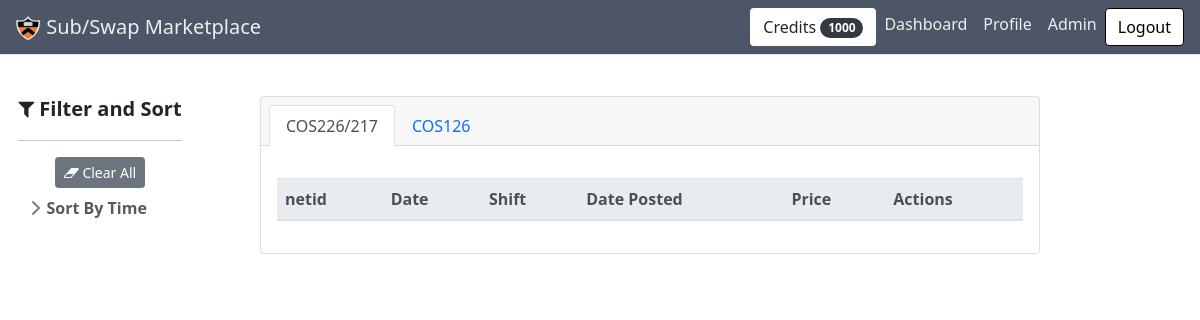
Page /dashboard (signed in) on the earlier database version.
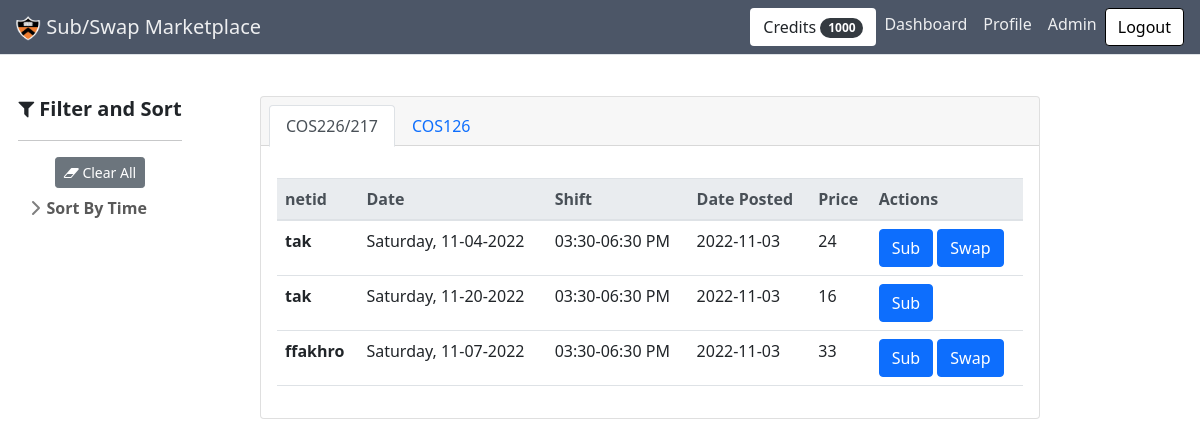
Same page on the later database version.
### subapp/models.py (models this page shows, shortened)
class Request(db.Model):
    id = db.Column(db.Integer, primary_key=True)
    swap = db.Column(db.Boolean, default=False, nullable=False)
    base_price = db.Column(db.Integer, nullable=False)
    accepted = db.Column(db.Boolean, default=False, nullable=False)
    bonus = db.Column(db.Integer, nullable=False, default=0)
    date_posted = db.Column(db.DateTime, nullable=False,
                            default=datetime.utcnow)
    date_requested = db.Column(db.DateTime, nullable=False)
    is_possible_swap = db.Column(db.Boolean, default=False, nullable=False)
    posted_by = db.relationship(
        "User", secondary=a_posted_requests, back_populates='posted_requests')
    accepted_by = db.relationship(
        "User", secondary=a_accepted_requests, back_populates='accepted_requests')
    shift = db.relationship(
        "Shift", secondary=a_requested_shifts, back_populates="requests")
    swap_requests_id = db.Column(db.Integer, db.ForeignKey('request.id'))
    swap_requests = db.relationship("Request")
    def get_price(self):
        return self.base_price + self.bonus

class User(db.Model, UserMixin):
    id = db.Column(db.Integer, primary_key=True)
    netid = db.Column(db.String(120), unique=True, nullable=False)
    balance = db.Column(db.Integer, default=0)
    role = db.Column(db.String(120), default="user")
    sub = db.Column(db.Boolean, default=False, nullable=False)
    posted_requests = db.relationship(
        "Request", secondary=a_posted_requests, back_populates='posted_by')
    accepted_requests = db.relationship(
        "Request", secondary=a_accepted_requests, back_populates='accepted_by')
    schedule = db.relationship(
        "Shift", secondary=a_assigned_shifts, back_populates='staff')

class Shift(db.Model):
    id = db.Column(db.Integer, primary_key=True)
    day = db.Column(db.String(10), nullable=False)
    start = db.Column(db.Time, nullable=False)
    end = db.Column(db.Time, nullable=False)
    course = db.Column(db.String(120), nullable=False)
    staff = db.relationship(
        "User", secondary=a_assigned_shifts, back_populates="schedule")
    requests = db.relationship(
        "Request", secondary=a_requested_shifts, back_populates="shift")

### subapp/main/routes.py (the view)
@main.route("/dashboard", methods=['GET', 'PUT'])
@login_required
def dashboard():
    active_requests = Request.query.filter(
        Request.accepted == False, Request.is_possible_swap == False).all()
    html = render_template('main/dashboard.html',
                           requests=active_requests, current_user=current_user)
    response = make_response(html)
    return response

### subapp/main/routes.py (called while the page is built)
@main.context_processor
def inject_credits():
    return dict(credits=current_user.balance)

### subapp/models.py (called while the page is built)
@login_manager.user_loader
def load_user(user_id):
    return User.query.get(int(user_id))

### subapp/main/templates/main/dashboard.html (shortened to what this page needs)
{% extends "main/base.html" %} {% block content %}
<div class="container-fluid">
  <div class="row align-items-start">
    <div class="sticky sidebar_container col-md-2">
      {% with tags_by_category=tags_by_category %} {% include
      "main/sidebar.html" %} {%endwith%}
    </div>
    <div class="col-md-9">
      <section class="py-5">
        <div class="items_container container px-4 px-lg-5">
          <div class="card">
            <div class="card-header">
              <ul class="nav nav-tabs card-header-tabs" id="bologna-list" role="tablist">
                <li class="nav-item">
                  <a class="nav-link active" href="#description" role="tab" aria-controls="description"
                    aria-selected="true">COS226/217</a>
                </li>
                <li class="nav-item">
                  <a class="nav-link" href="#history" role="tab" aria-controls="history" aria-selected="false">COS126</a>
                </li>
              </ul>
            </div>
            <div class="card-body">
              <div class="tab-content mt-3">
                {% if current_user.role in ["Admin", "COS226/217"] %}
                <div class="tab-pane active" id="description" role="tabpanel">
                  <table class="table">
                    <thead class="thead-light">
                      <tr>
                        <th scope="col">netid</th>
                        <th scope="col">Date</th>
                        <th scope="col">Shift</th>
                        <th scope="col">Date Posted</th>
                        <th scope="col">Price</th>
                        <th scope="col">Actions</th>
                      </tr>
                    </thead>
                    <tbody>
                      {% for request in requests%}
                      {% if request.shift[0].course == 'COS226/217' %}
                      <tr>
                        <th scope="row">{{request.posted_by[0].netid}}</th>
                        <td>{{request.shift[0].day}}, {{request.date_requested.strftime('%m-%d-%Y')}}</td>
                        <td> {{request.shift[0].start.strftime("%I:%M")}}-{{request.shift[0].end.strftime("%I:%M %p")}}
                        </td>
                        <td>{{ request.date_posted.strftime('%Y-%m-%d') }}</td>
                        <td>{{request.get_price()}} </td>
                        <td>
                          {% if request.posted_by[0] == current_user %}
                          <a href="{{url_for('requests.delete_request', requestid=request.id)}}" class="btn btn-danger"
                            role="button">Delete</a>
                          {% else %}
                          <a href="{{url_for('requests.sub_request', requestid=request.id)}}" class="btn btn-primary"
                            role="button">Sub</a>
                          {% if request.swap == True%}
                          <a href="{{url_for('requests.sub_request', requestid=request.id)}}" class="btn btn-primary"
                            role="button">Swap</a>
                          {% endif %}
                          {% endif %}
                        </td>
                      </tr>
                      {% endif %}
                      {% endfor %}
                    </tbody>
                  </table>
                </div>
                {% endif %}
              </div>
            </div>
          </div>
        </div>
      </section>
    </div>
  </div>
</div>
{% endblock content %}

Differences in the rows shown:
now on this page (row edited): Request: netid "tak", day "Saturday", date_requested "11-04-2022", start "03:30", end "06:30 PM", date_posted "2022-11-03", get_price "24"
now on this page (row edited): Request: netid "tak", day "Saturday", date_requested "11-20-2022", start "03:30", end "06:30 PM", date_posted "2022-11-03", get_price "16"
now on this page (row edited): Request: netid "ffakhro", day "Saturday", date_requested "11-07-2022", start "03:30", end "06:30 PM", date_posted "2022-11-03", get_price "33"
